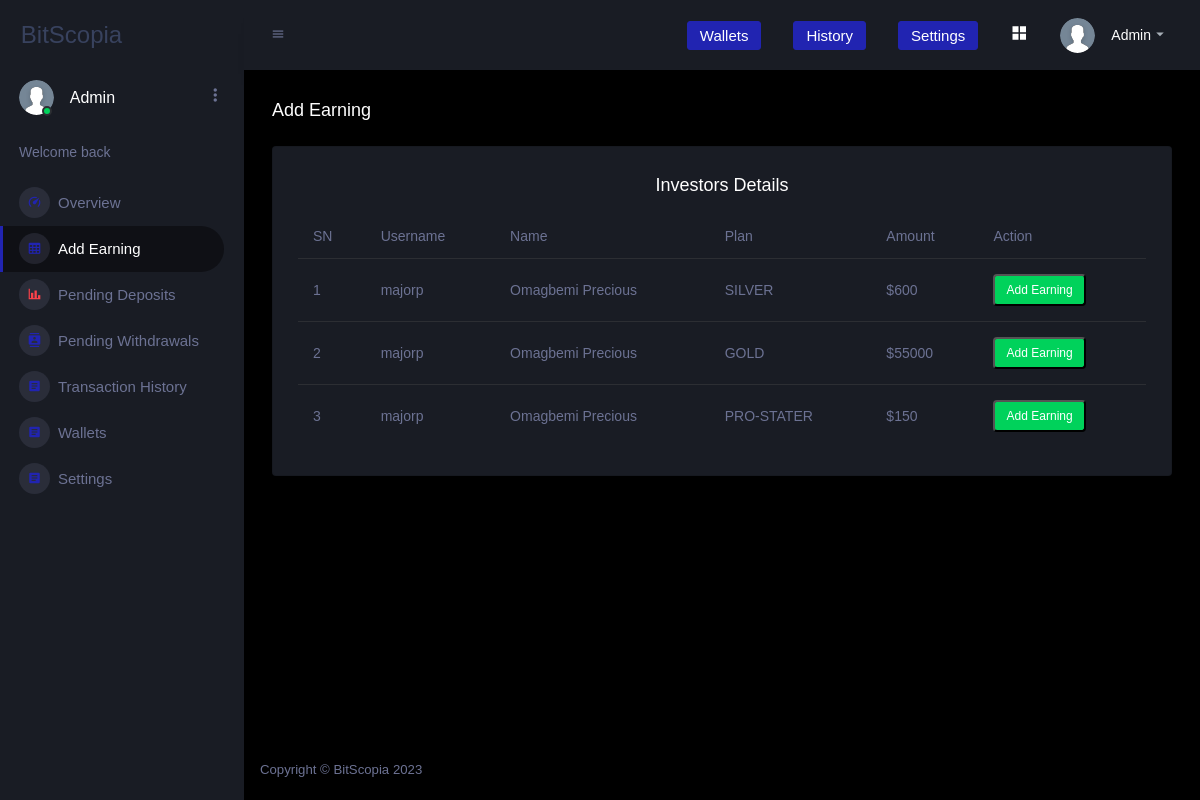
/admin/add-earning.php (signed in), run on the app's committed database.
### tables this page shows
CREATE TABLE `investment` (
  `id` int(11) NOT NULL,
  `user_id` int(11) NOT NULL,
  `plan` varchar(225) DEFAULT NULL,
  `amount` varchar(225) DEFAULT NULL,
  `creationDate` timestamp NOT NULL DEFAULT current_timestamp()
);

CREATE TABLE `users` (
  `id` int(10) NOT NULL,
  `username` varchar(225) NOT NULL,
  `email` varchar(225) NOT NULL,
  `ref` varchar(225) DEFAULT NULL,
  `name` varchar(225) DEFAULT NULL,
  `phone` varchar(15) DEFAULT NULL,
  `dob` varchar(225) DEFAULT NULL,
  `present_address` varchar(225) DEFAULT NULL,
  `permanent_address` varchar(225) DEFAULT NULL,
  `city` varchar(225) DEFAULT NULL,
  `country` varchar(225) DEFAULT NULL,
  `postal_code` varchar(225) DEFAULT NULL,
  `password` varchar(250) NOT NULL,
  `image` varchar(225) DEFAULT 'avatar.svg',
  `invite` varchar(115) DEFAULT NULL,
  `code` varchar(100) DEFAULT NULL,
  `status` int(1) NOT NULL DEFAULT 0,
  `balance` varchar(225) DEFAULT '0',
  `premium` int(1) DEFAULT 0,
  `btc` varchar(225) NOT NULL DEFAULT '0.00000',
  `bnb-bep2` varchar(225) NOT NULL DEFAULT '0.00000',
  `bnb-bep20` varchar(225) NOT NULL DEFAULT '0.00000',
  `tether-erc` varchar(225) NOT NULL DEFAULT '0.00000',
  `tether-trc` varchar(225) NOT NULL DEFAULT '0.00000',
  `tether-bep20` varchar(225) NOT NULL DEFAULT '0.00000',
  `xrp` varchar(225) NOT NULL DEFAULT '0.00000',
  `bch` varchar(225) NOT NULL DEFAULT '0.00000',
  `ada` varchar(225) NOT NULL DEFAULT '0.00000',
  `btg` varchar(225) NOT NULL DEFAULT '0.00000',
  `doge` varchar(225) NOT NULL DEFAULT '0.00000',
  `tron` varchar(225) NOT NULL DEFAULT '0.00000',
  `etc` varchar(225) NOT NULL DEFAULT '0.00000',
  `eth` varchar(225) NOT NULL DEFAULT '0.00000',
  `ltc` varchar(225) NOT NULL DEFAULT '0.00000',
  `trx` varchar(225) NOT NULL DEFAULT '0.00000',
  `creationDate` timestamp NOT NULL DEFAULT current_timestamp(),
  `updationDate` varchar(225) DEFAULT NULL
);

### public/admin/add-earning.php (the view, shortened to what this page needs)
<?php
include('../../config/config.php');
include 'includes/header.php';
include 'includes/sidebar.php';
?>
    <div class="main-panel">
          <div class="content-wrapper">
            <div class="page-header">
              <h3 class="page-title">Add Earning </h3>
            </div>
            <div class="row">
            <div class="col-12  stretch-card">
                <div class="card">
                  <div class="card-body custom-column">
                    <h4 class="card-title">Investors Details</h4>
                    <div class="custom-row">
                    <div class="table-responsive">
                        <?php
                         $query="SELECT *
                         FROM `investment`
                         LEFT JOIN `users`  ON users.id=investment.user_id ";
                         $result=mysqli_query($con,$query);
                         $cnt=1;
                         if(mysqli_num_rows($result)>0){
                            ?>
                      <table class="table">
                        <thead>
                          <tr>
                            <th>SN</th>
                            <th>Username</th>
                            <th>Name</th>
                            <th>Plan</th>
                            <th>Amount</th>
                            <th>Action</th>
                          </tr>
                        </thead>
                        <tbody>
                        <?php
                    while($trx=mysqli_fetch_array($result)){
                      ?>
                          <tr>
                           <td><?php echo $cnt++; ?></td>
                            <td><?php echo $trx['username']; ?></td>
                            <td><?php echo $trx['name']; ?></td>
                            <td class="uppercase-text"><?php echo $trx['plan']; ?></td>
                            <td>$<?php echo $trx['amount']?>  </td>
                            <td> <a href="earning-form.php?uid=<?php echo $trx['user_id']; ?>&plan=<?php echo $trx['plan']; ?>&stats=<?php echo $trx['amount']; ?>">
                             <button type="button" class="badge badge-success">
                                 Add Earning
                             </button></a>
                            </td>
                          </tr>
                          <?php }
                    }else{
                      echo"
                      <div class='card-body'>
                     <p style='text-align:left'> No Transaction yet!</p>
                      </div>
                      ";
                    }
                    ?>
                        </tbody>
                      </table>
                    </div>
                    </div>
                  </div>
                </div>
              </div>
        </div>
        </div>
<?php include 'includes/footer.php' ?>

### public/admin/assets/css/custom.css (style rules this page uses)
.uppercase-text { text-transform: uppercase !important; }
.custom-row { display: flex; flex-direction: row; align-items: center; justify-content: center; width: 100%; }
.custom-column { display: flex; flex-direction:column; align-items: center; justify-content: center; width: 100%; }

### data on the page
investment: user.username "majorp", user.name "Omagbemi Precious", plan "SILVER", amount "600"
investment: user.username "majorp", user.name "Omagbemi Precious", plan "GOLD", amount "55000"
investment: user.username "majorp", user.name "Omagbemi Precious", plan "PRO-STATER", amount "150"
